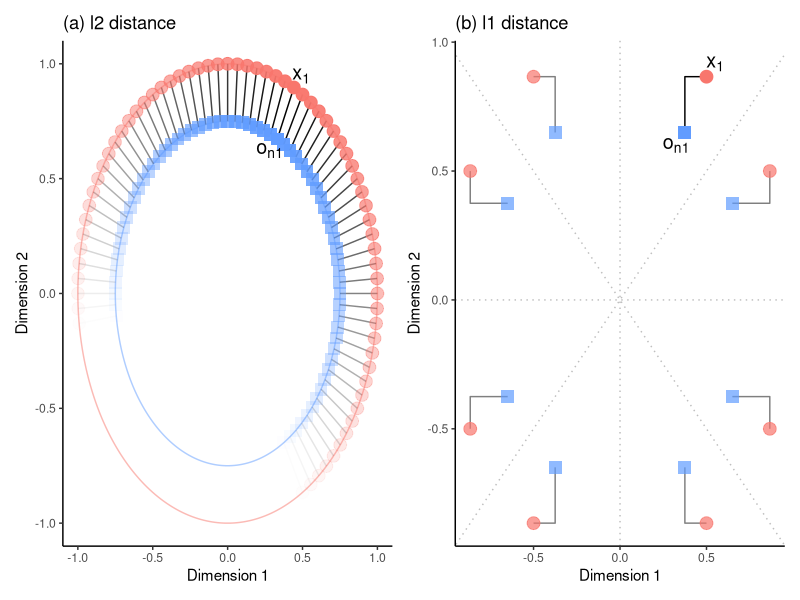
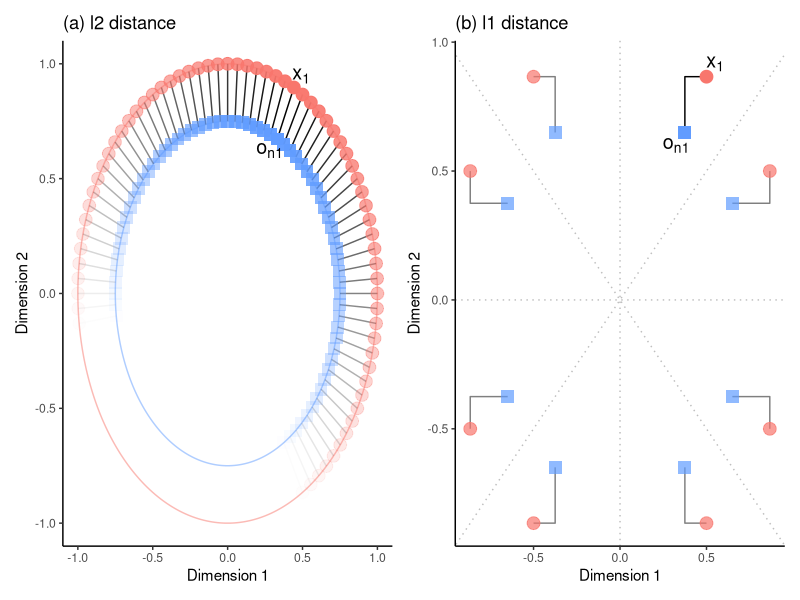

Write the R code that produced these figures, in order.
##########################################################################
## This R script is used to visualize the illustrative example of 
## rotational invariance (Figure 4).
##########################################################################
## This is purely a visualization script that uses a stylized example 
## and does not involve any data analysis.
##########################################################################

library(tidyverse)
setwd(here("codes", "illustration"))

# Functions ---------------------------------------------------------------

library(gridExtra)
# Reference: https://stackoverflow.com/questions/13649473/add-a-common-legend-for-combined-ggplots/28594060#28594060
g_legend<-function(a.gplot){
  tmp <- ggplot_gtable(ggplot_build(a.gplot))
  leg <- which(sapply(tmp$grobs, function(x) x$name) == "guide-box")
  legend <- tmp$grobs[[leg]]
  return(legend)
}

circleFun <- function(center = c(0,0),diameter = 2, npoints = 1000){
  r = diameter / 2
  tt <- seq(0,2*pi,length.out = npoints)
  xx <- center[1] + r * cos(tt)
  yy <- center[2] + r * sin(tt)
  return(data.frame(x = xx, y = yy))
}
gg_color_hue <- function(n) {
  hues = seq(15, 375, length = n + 1)
  hcl(h = hues, l = 65, c = 100)[1:n]
}

cols <- gg_color_hue(3)
cols <- cols[c(1,3)]
n1 = 12*8 + 1
circ_leg1 <- circleFun()
circ_leg2 <- circleFun(diameter = 1.5)
leg1_l2 <- circleFun(npoints = n1)
leg2_l2 <- circleFun(diameter = 1.5, npoints = n1)
leg1_l2 <- leg1_l2[c(66:97, 2:65),]
leg2_l2 <- leg2_l2[c(66:97, 2:65),]
dat1 <- data.frame(x = c(leg1_l2$x, leg2_l2$x), y = c(leg1_l2$y, leg2_l2$y),
                 group = c(1:(n1-1), 1:(n1-1)))
## (a) l2 distance
plot_l2 <- ggplot() +
  geom_path(data = circ_leg1, aes(x=x,y=y), color = cols[1], alpha = 0.5) +
  geom_path(data = circ_leg2, aes(x=x,y=y), color = cols[2], alpha = 0.5) +
  geom_path(data = dat1%>%filter(group == 49), aes(x=x,y=y,group=group), color = "black") +
  geom_point(data = leg1_l2[49,], aes(x=x,y=y), color = cols[1], size = 4) +
  geom_point(data = leg2_l2[49,], aes(x=x,y=y), color = cols[2], shape = 15, size = 4) +
  theme_classic() + 
  labs(x="Dimension 1",y="Dimension 2",
       title="(a) l2 distance")

## add possible positions of the legislators
for(k in 1:47) {
  plot_l2 <- plot_l2 +
    geom_path(data = dat1%>%filter(group == (49-k)), aes(x=x,y=y,group=group), color = "black", alpha = 1-0.03*k) +
    geom_point(data = leg1_l2[49-k,], aes(x=x,y=y), color = cols[1], size = 4, alpha = 1-0.03*k) +
    geom_point(data = leg2_l2[49-k,], aes(x=x,y=y), color = cols[2], shape = 15, size = 4, alpha = 1-0.03*k) +
    geom_path(data = dat1%>%filter(group == (49+k)), aes(x=x,y=y,group=group), color = "black", alpha = 1-0.03*k) +
    geom_point(data = leg1_l2[49+k,], aes(x=x,y=y), color = cols[1], size = 4, alpha = 1-0.03*k) +
    geom_point(data = leg2_l2[49+k,], aes(x=x,y=y), color = cols[2], shape = 15, size = 4, alpha = 1-0.03*k) 
  
}
plot_l2 <- plot_l2 + 
  annotate('text', x = leg1_l2[49,1]+0.05, y = leg1_l2[49,2]+0.05,
           label = "x[1]",parse = TRUE,size=5)  +
  annotate('text', x = leg2_l2[49,1]-0.05, y = leg2_l2[49,2]-0.05,
           label = "o[n1]",parse = TRUE,size=5)



n2 <- 13
leg1_l1 <- circleFun(npoints = n2)
leg2_l1 <- circleFun(diameter = 1.5, npoints = n2)
leg1_l1 <- leg1_l1[-c(1,4,7,10,13),]
leg2_l1 <- leg2_l1[-c(1,4,7,10,13),]

dat2 <- data.frame(x = c(leg1_l1$x, leg1_l1$x, leg2_l1$x), 
                  y = c(leg1_l1$y, leg2_l1$y, leg2_l1$y),
                  group = c(1:(n2-5), 1:(n2-5), 1:(n2-5)))
dat2.1 <- dat2 %>% filter(group %in% c(1,4,5,8))
dat2.2 <- dat2 %>% filter(!group %in% c(1,4,5,8))
dat2.2[5:8,"x"] <- dat2.2[9:12,"x"]
dat2.2[5:8,"y"] <- dat2.2[1:4,"y"]
## (b) l1 distance
plot_l1 <- ggplot() +
  geom_abline(slope = 1, intercept = 0, color = "grey", linetype = "dotted") +
  geom_abline(slope = -1, intercept = 0, color = "grey", linetype = "dotted") +
  geom_vline(xintercept = 0, color = "grey", linetype = "dotted") +
  geom_hline(yintercept = 0, color = "grey", linetype = "dotted") +
  geom_path(data = dat2.1 %>% filter(group==2), aes(x=x,y=y,group=group), color = "black") +
  geom_path(data = dat2.2 %>% filter(group==2), aes(x=x,y=y,group=group), color = "black") +
  geom_path(data = dat2.1 %>% filter(group!=2), aes(x=x,y=y,group=group), color = "black", alpha = 0.5) +
  geom_path(data = dat2.2 %>% filter(group!=2), aes(x=x,y=y,group=group), color = "black", alpha = 0.5) +
  geom_point(data = leg1_l1[2,], aes(x=x,y=y), color = cols[1], size = 4) +
  geom_point(data = leg2_l1[2,], aes(x=x,y=y), color = cols[2], shape = 15, size = 4) +
  geom_point(data = leg1_l1[-2,], aes(x=x,y=y), color = cols[1], size = 4, alpha = 0.7) +
  geom_point(data = leg2_l1[-2,], aes(x=x,y=y), color = cols[2], shape = 15, size = 4, alpha = 0.7) +
  theme_classic() + 
  labs(x="Dimension 1",y="Dimension 2", title="(b) l1 distance") +
  annotate('text', x = leg1_l1[2,1]+0.05, y = leg1_l1[2,2]+0.05, 
           label = "x[1]",parse = TRUE,size=5)  +
  annotate('text', x = leg2_l1[2,1]-0.05, y = leg2_l1[2,2]-0.05, 
           label = "o[n1]",parse = TRUE,size=5) 

# Save figure -------------------------------------------------------------

library(patchwork)
plot_l2 + plot_l1 + plot_layout(ncol = 2)
ggsave(filename="../../figure/rotation.pdf", width=10, height=5)

